Frame 1 (no input): blank canvas, image omitted
Frame 60 (the mouse pressed at the canvas centre just before this capture): blank canvas, image omitted
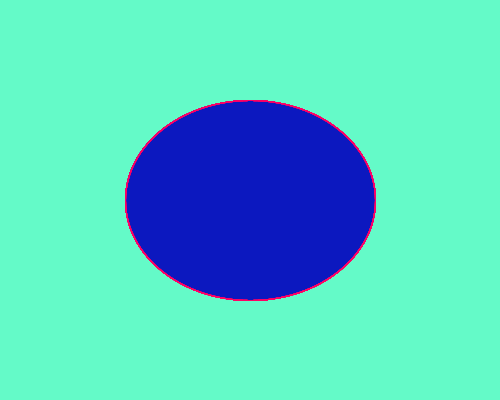
Frame 120 (the mouse held since frame 60 and released just before this capture)

The Processing sketch whose frames 1 and 60 were blank and that drew this single picture after the mouse press (run headless with seeded random() and noise(); from frame 60 on, the mouse is pressed at the canvas centre):

// Processing sketch: processing_135582
// ── processing_135582.pde

void setup() {
  size (500, 400);  
  stroke (255, 0, 100);
  background (100, 250, 200);
}

  void draw() {
    fill (random(1), 10, 170, 10);
    ellipse(250, 200, mouseX, mouseY);
     }
     
     void mousePressed() {
       background(100, 250, 200);
     }
